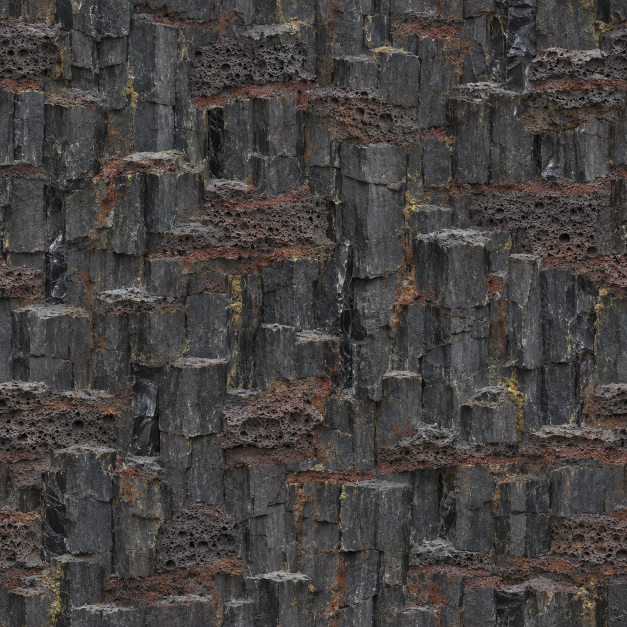
#> input picture art-source/voids/lava/basalt-wall.png, 1254 x 1254 px, found by its file name (shown at 1/2 size); its folder holds 2 pictures in this run
$ python derive.py
#> lines starting #> are read from the running program, lines starting #| are printed output that depends on the picture
"""Derives the lava rift's shipped textures from its ImageGen masters (`voids.md`, lava).

Each master is shrunk to 1024 px and its seams healed, so it repeats: a band along every edge is blended with
the master rolled by half its size, which runs on unbroken across that edge. Run from the repository root:

    python art-source/voids/lava/derive.py
"""
import numpy as np
from PIL import Image

SRC = 'art-source/voids/lava/'
OUT = 'mod/graphics/battle/voids/'
SIZE = 1024
# The width of the blended band along each edge, as a share of the side.
BAND = .07


def heal(rgb):
    h, w, _ = rgb.shape
#> h = 1024; w = 1024
    rolled = np.roll(np.roll(rgb, h // 2, axis=0), w // 2, axis=1)
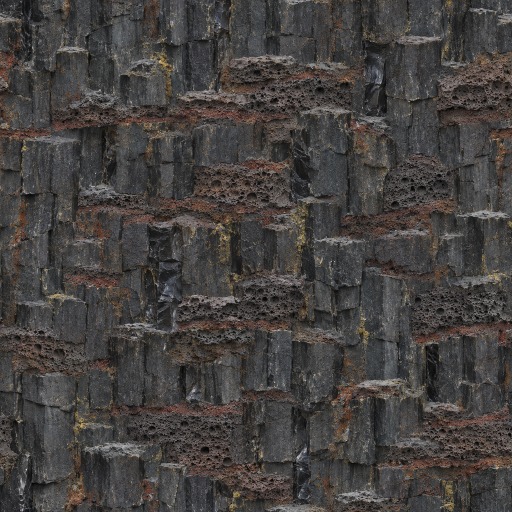
#> rolled: shape (1024, 1024, 3) float32 (shown at 1/2 size); mean of channels 0, 1, 2 69.5, 65.8, 64.1; drawn as R, G, B

    def ramp(n):
#> called with n = 1024
        t = np.arange(n, dtype=np.float32) / (n - 1)
#> t = 1024 values from 0 to 1
        edge = np.minimum(t, 1 - t) / BAND
        e = np.clip(edge, 0, 1)
        return e * e * (3 - 2 * e)

    keep = np.minimum.outer(ramp(h), ramp(w))[..., None]
    return rgb * keep + rolled * (1 - keep)
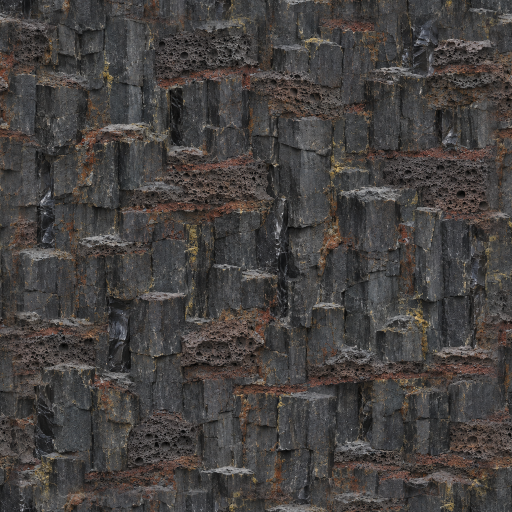
#> returned value: shape (1024, 1024, 3) float32 (shown at 1/2 size); mean of channels 0, 1, 2 69.6, 65.9, 64.2; drawn as R, G, B


def derive(name):
    img = Image.open(SRC + name + '.png').convert('RGB').resize((SIZE, SIZE), Image.LANCZOS)
    rgb = heal(np.asarray(img).astype(np.float32))
    Image.fromarray(np.clip(rgb, 0, 255).astype(np.uint8)).save(OUT + name + '.png', optimize=True)
    a = rgb
    inner = np.abs(a[:, 1:] - a[:, :-1]).mean()
#> inner = 10.58
    print(name, 'inner step %.1f, seam x %.1f, seam y %.1f'
          % (inner, np.abs(a[:, 0] - a[:, -1]).mean(), np.abs(a[0] - a[-1]).mean()))
#| basalt-wall inner step 10.6, seam x 11.0, seam y 10.2


if __name__ == '__main__':
    for n in ('basalt-wall', 'lava-crust'):
        derive(n)
#> pass 2 of the loop `for n in ('basalt-wall', 'lava-crust'):`:
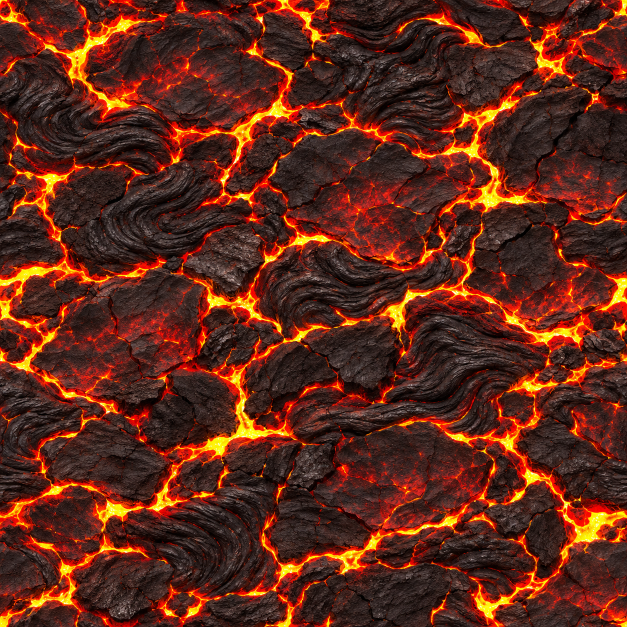
#> input picture art-source/voids/lava/lava-crust.png, 1254 x 1254 px, found by its file name (shown at 1/2 size)
#> in heal (call 2), `rolled = np.roll(np.roll(rgb, h // 2, axis=0), w // 2, axis=1)`:
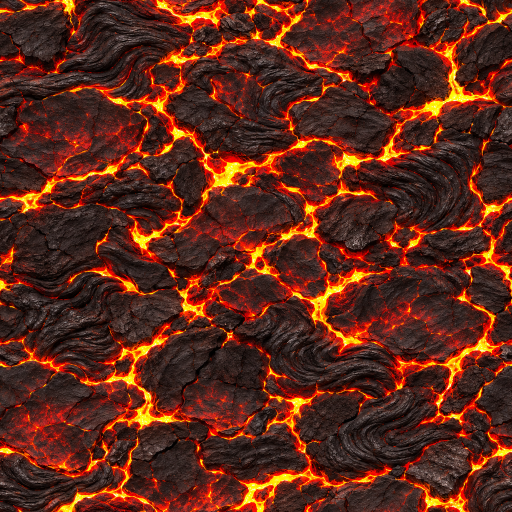
#> rolled: shape (1024, 1024, 3) float32 (shown at 1/2 size); mean of channels 0, 1, 2 95.2, 40.9, 24.5; drawn as R, G, B
#> in heal (call 2), `return rgb * keep + rolled * (1 - keep)`:
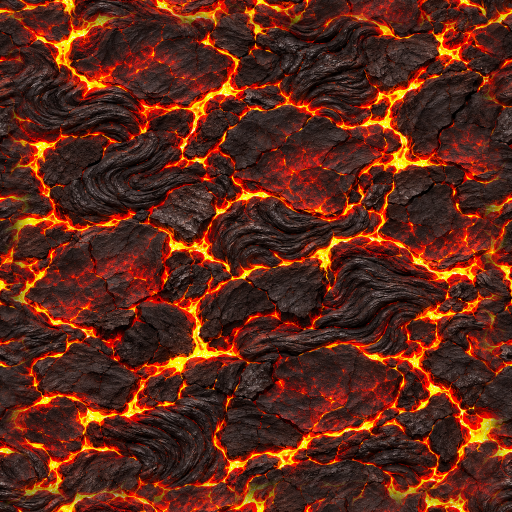
#> returned value: shape (1024, 1024, 3) float32 (shown at 1/2 size); mean of channels 0, 1, 2 95.9, 41.2, 24.6; drawn with min black and max white
#> inner = 10.09
#| lava-crust inner step 10.1, seam x 10.4, seam y 12.8
